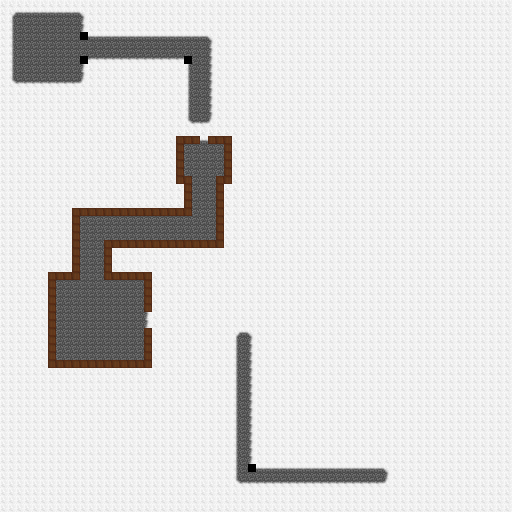

Tiled map render using the project's own tile images. Description and the map definition, with tile-layer contents summarised, below:
An orthogonal 64x64 tile map with 8x8 px tiles, 1 tile layer (tiles) and 12 objects.

<map version="1.5" tiledversion="1.7.2" orientation="orthogonal" renderorder="right-down" width="64" height="64" tilewidth="8" tileheight="8" infinite="0" nextlayerid="6" nextobjectid="69">
 <editorsettings>
  <export target="map_alton.json" format="json" />
 </editorsettings>
 <tileset firstgid="1" name="tilemap_alton" tilewidth="8" tileheight="8" tilecount="1024" columns="32">
  <image source="tilemap.png" width="256" height="256" />
 </tileset>
 <layer id="1" name="tiles" width="64" height="64">
  <data>[4096 cells, 4096 non-empty, 14 distinct tile ids]</data>
 </layer>
 <objectgroup id="5" name="entities">
  <object id="56" gid="193" x="67.5" y="107.5" width="8" height="8" />
  <object id="57" gid="193" x="125.5" y="78" width="8" height="8" />
  <object id="58" gid="193" x="133.5" y="30.5" width="8" height="8" />
  <object id="60" gid="193" x="108" y="137" width="8" height="8" />
  <object id="61" gid="193" x="162" y="121.5" width="8" height="8" />
  <object id="62" gid="193" x="187.5" y="24.5" width="8" height="8" />
  <object id="63" gid="193" x="166" y="351.5" width="8" height="8" />
  <object id="64" gid="193" x="164" y="315.5" width="8" height="8" />
  <object id="65" gid="193" x="195" y="365.5" width="8" height="8" />
  <object id="66" gid="193" x="200" y="453" width="8" height="8" />
  <object id="67" gid="193" x="301" y="416.5" width="8" height="8" />
  <object id="68" gid="193" x="291.5" y="507" width="8" height="8" />
 </objectgroup>
</map>